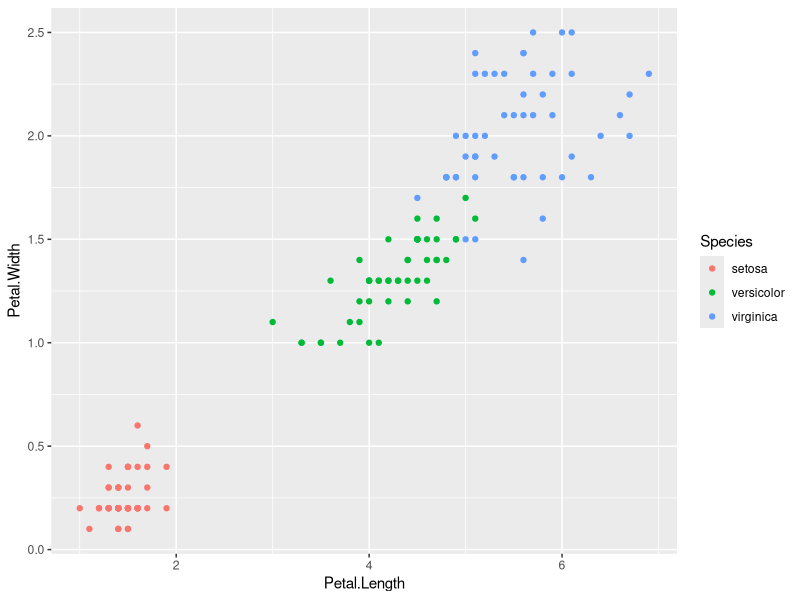
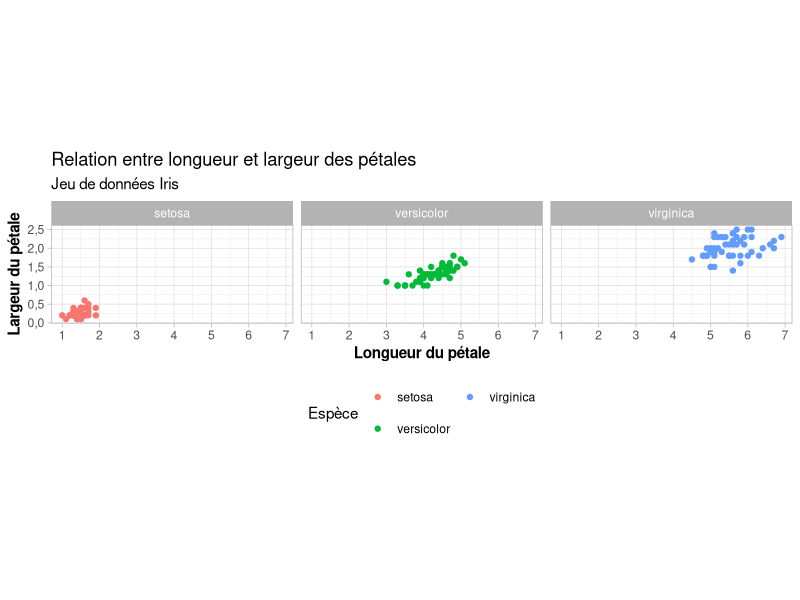
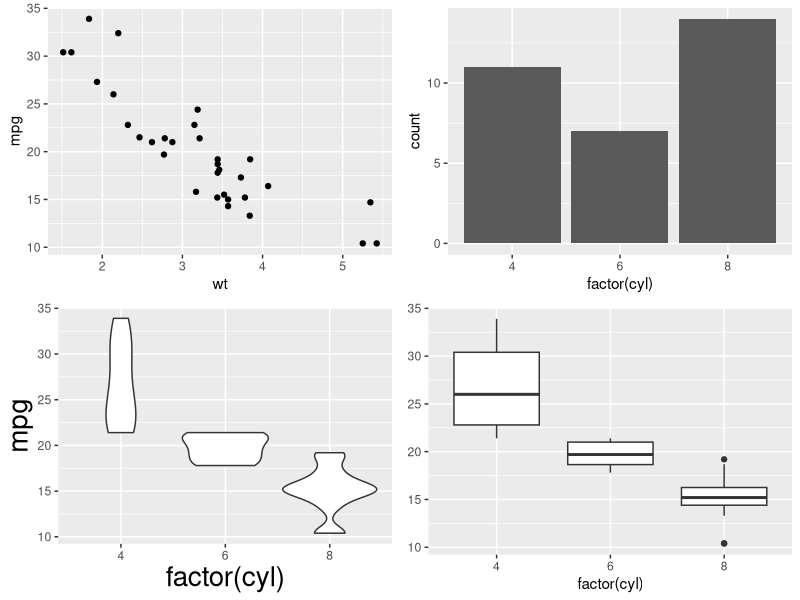
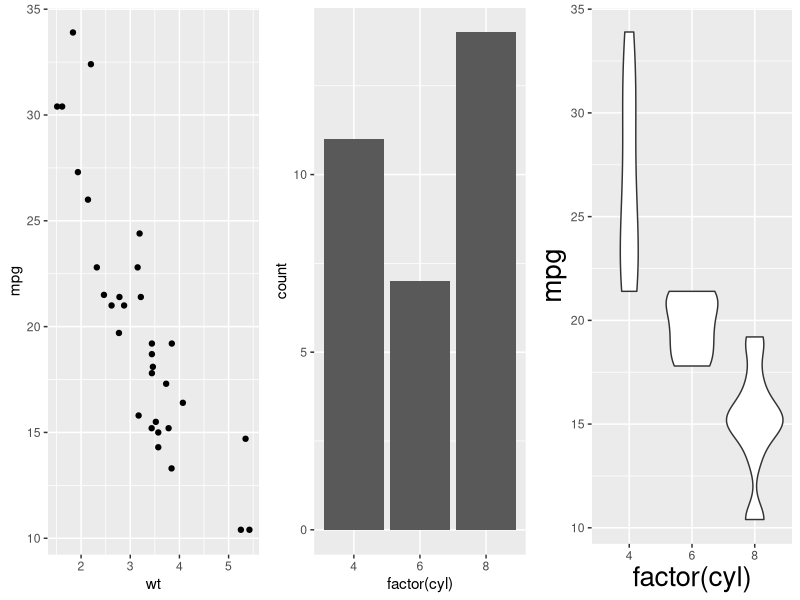
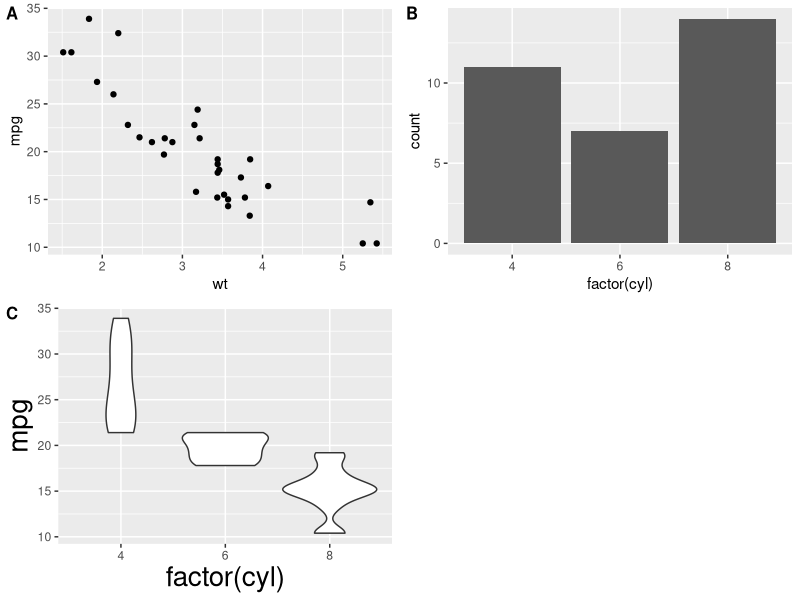
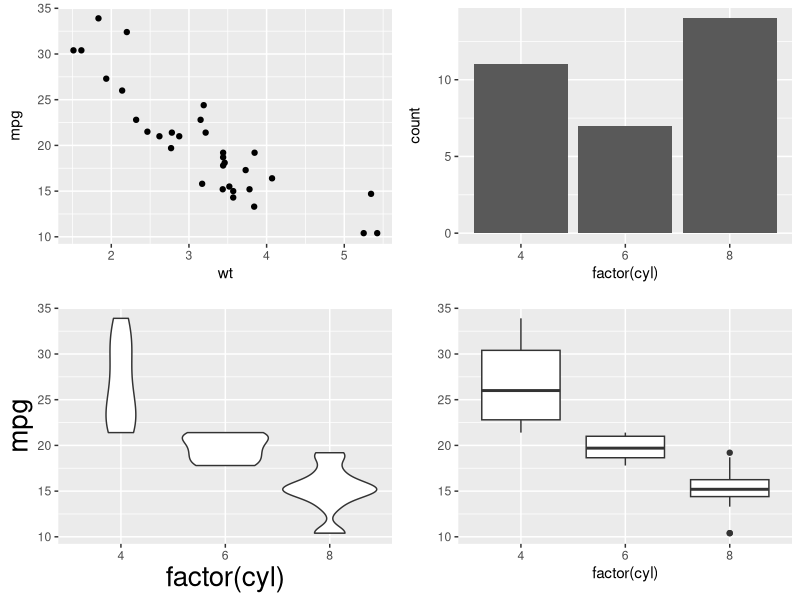
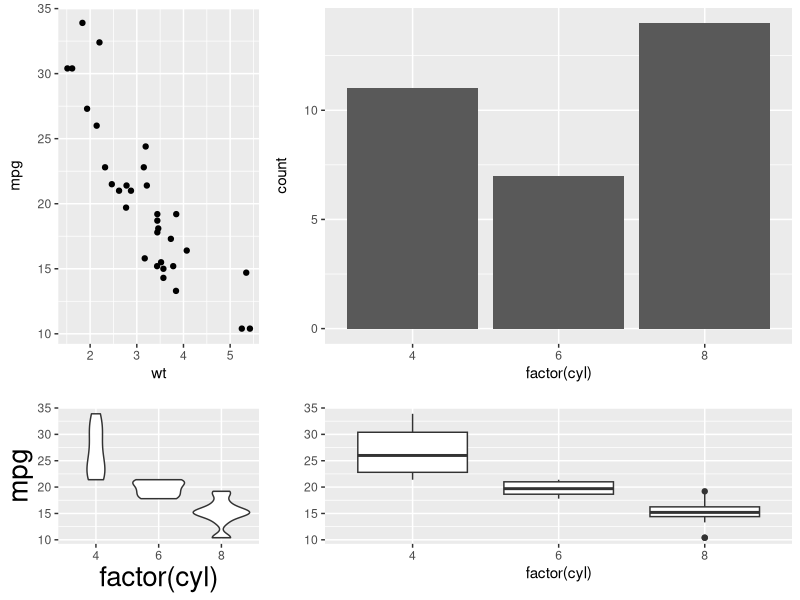

Recreate these plots in R, in order.
## ---- chunk 1
#| fig-cap: Un exemple simple de nuage de points avec `ggplot2`
#| label: fig-exemple-simple-ggplot2
library(ggplot2)
p <- 
  ggplot(iris) +
  aes(
    x = Petal.Length, 
    y = Petal.Width, 
    colour = Species
  ) +
  geom_point()
p
## ---- chunk 2
#| label: fig-exemple-avance-ggplot2
#| fig-cap: Un exemple avancé de nuage de points avec `ggplot2`
#| fig-height: 4
p +
  labs(
    x = "Longueur du pétale",
    y = "Largeur du pétale",
    colour = "Espèce"
  ) +
  ggtitle(
    "Relation entre longueur et largeur des pétales",
    subtitle = "Jeu de données Iris"
  ) +
  scale_x_continuous(breaks = 1:7) +
  scale_y_continuous(
    labels = scales::label_number(decimal.mark = ",")
  ) +
  coord_equal() +
  facet_grid(cols = vars(Species)) +
  guides(
    color = guide_legend(nrow = 2)
  ) +
  theme_light() +
  theme(
    legend.position = "bottom",
    axis.title = element_text(face = "bold")
  )
## ---- chunk 3
p1 <- ggplot(mtcars) +
  aes(x = wt, y = mpg) + 
  geom_point()
p2 <- ggplot(mtcars) +
  aes(x = factor(cyl)) +
  geom_bar()
p3 <- ggplot(mtcars) +
  aes(x = factor(cyl), y = mpg) +
  geom_violin() +
  theme(axis.title = element_text(size = 20))
p4 <- ggplot(mtcars) +
  aes(x = factor(cyl), y = mpg) + 
  geom_boxplot() +
  ylab(NULL)
## ---- chunk 4
library(cowplot)
plot_grid(p1, p2, p3, p4)
## ---- chunk 5
plot_grid(p1, p2, p3, nrow = 1)
## ---- chunk 6
plot_grid(p1, p2, p3, labels = "AUTO", label_size = 12)
## ---- chunk 7
plot_grid(p1, p2, p3, p4, align = "hv")
## ---- chunk 8
plot_grid(
  p1, p2, p3, p4, 
  align='hv', 
  rel_heights=c(2,1), 
  rel_widths=c(1,2)
)
